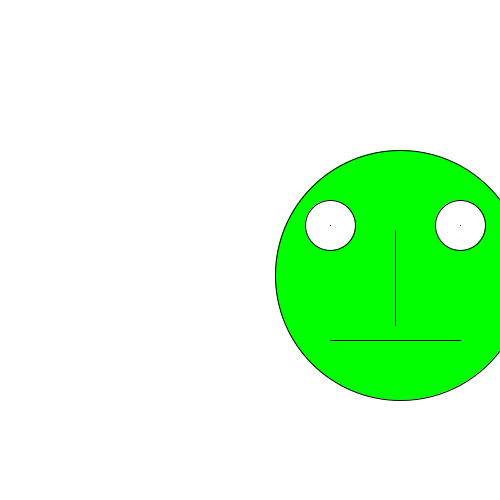
Frame 1 (no input)
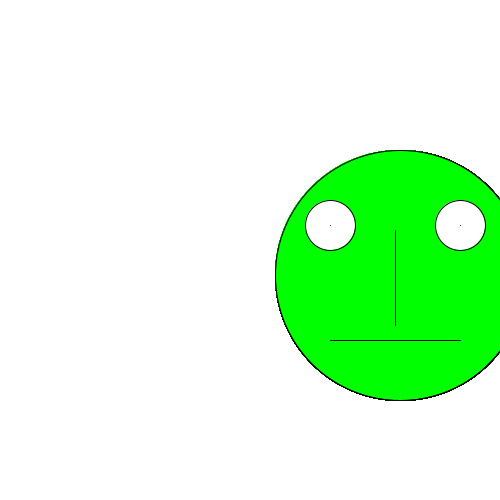
Frame 60 (the mouse pressed at the canvas centre just before this capture)
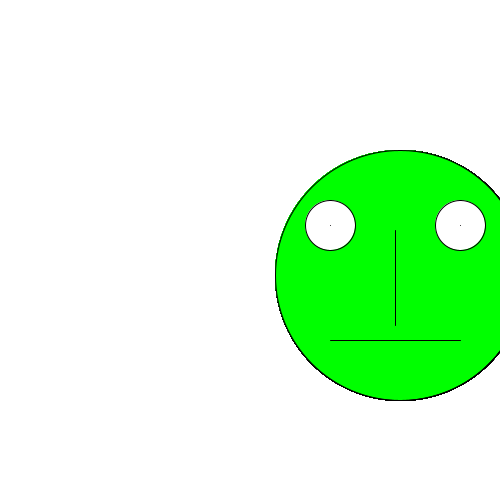
Frame 120 (the mouse held since frame 60 and released just before this capture)

The Processing sketch that drew these frames (run headless with seeded random() and noise(); from frame 60 on, the mouse is pressed at the canvas centre):

// Processing sketch: Froggy_Face_2
// ── Froggy_Face_2.pde
//moveable

void setup(){
   size(500,500); 
   background(255);
}

void draw(){
   //declare variables
   float x,y;
   x=400;
   y=275;
   //face
   fill(0,255,0);//fill face completely green
   ellipse(x,y,250,250);
   //left eye
   fill(255);//fill left eye completely white
   ellipse(x-70,y-50,50,50);
   //right eye
   fill(255);//fill right eye completely white
   ellipse(x+60,y-50,50,50);
   //left pupil
   point(x-70,y-50);
   //right pupil
   point(x+60,y-50);
   //nose
   line(x-5,y-45,x-5,y+50);
   //mouth
   line(x-70,y+65,x+60,y+65);
}
